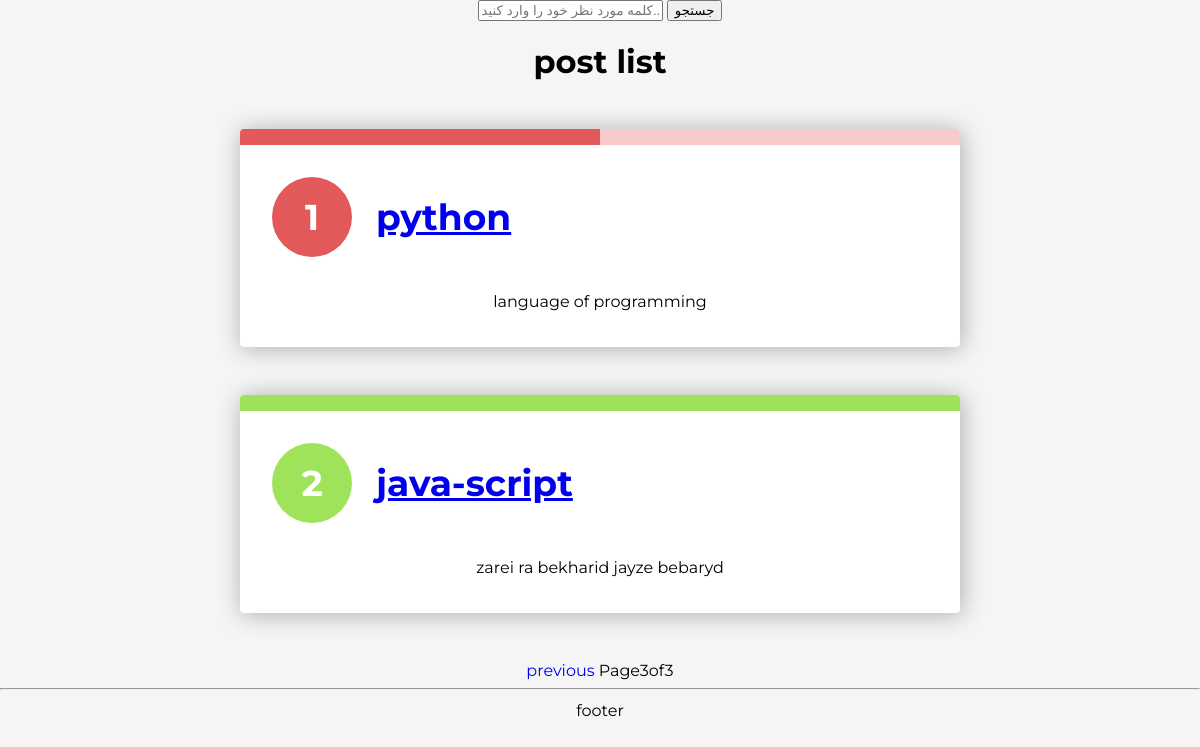
The page /posts/?page=3 on the database its author committed.
### bloog/models.py (models this page shows, shortened)
class Post(models.Model):
    class Status(models.TextChoices):
        DRAFT='DR','DRAFT'
        PUBLISHED='PB','PUBLISHED'
        REGECTED='RG','REGECTED'
    title = models.CharField(max_length=20,verbose_name='عنوان')
    description = models.TextField(verbose_name='توضیحات')
    slug = models.SlugField(max_length=100,verbose_name='اسلاگ')
    status=models.CharField(max_length=2,choices=Status.choices,default=Status.DRAFT,verbose_name='وضعیت')
    author=models.ForeignKey(User, on_delete=models.CASCADE,related_name="user_post",verbose_name='نویسنده')
    publish = models.DateTimeField(default=timezone.now,verbose_name='تاریخ انتشار')
    create = models.DateTimeField(auto_now_add=True,verbose_name='ناریخ تولید')
    update = models.DateTimeField(auto_now=True,verbose_name='تاریخ بروزرسانی')
    objects = models.Manager()
    published = publishedManager()
    reading_time=models.PositiveIntegerField(verbose_name='زمان مطالعه',default='14')
    class Meta:
        ordering = ['-publish']
        indexes=[
            models.Index(fields=['-publish'])
        ]
        verbose_name_plural="پست ها"
    def get_absolute_url(self):
        return reverse('blog:PostDetail',args=[self.id])

### bloog/views.py (the view)
# urls.py: path('posts/',PostListView.as_view(),name='PostList'),
class PostListView(ListView):
    queryset = Post.published.all()
    context_object_name = "posts"
    paginate_by = 2
    template_name = "blog/list.html"

### bloog/templates/blog/list.html (shortened to what this page needs)
{% extends 'parent/base.html' %}
{% block content %}
    <h1>post list</h1>
    <ol style="--length: {{posts|length}}" role="list">
    {% for post in posts %}
    <li style="--i: {{forloop.counter}}">
        <h3> <a href="{{post.get_absolute_url}}"> {{ post.title }} </a> </h3>
        <p>{{post.description | truncatewords:5 }}</p>
    </li>
{% endfor %}
</ol>
{%include "partials/paginations.html" with page=page_obj %}
<hr>
{% endblock %}

### bloog/static/css/base.css (style rules this page uses)
* { box-sizing: border-box; }
body { text-align: center; --h: 182deg; --l: 35%; --brandColor: hsl(var(--h), 71%, var(--l)); font-family: Montserrat, sans-serif; margin: 0; background-color: whitesmoke; }
p { margin: 0; line-height: 1.6; }
ol { list-style: none; counter-reset: list; padding: 0 1rem; }
li { --stop: calc(100% / var(--length) * var(--i)); --l: 62%; --l2: 88%; --h: calc((var(--i) - 1) * (180 / var(--length))); --c1: hsl(var(--h), 71%, var(--l)); --c2: hsl(var(--h), 71%, var(--l2)); position: relative; counter-increment: list; max-width: 45rem; margin: 2rem auto; padding: 2rem 1rem 1rem; box-shadow: 0.1rem 0.1rem 1.5rem rgba(0, 0, 0, 0.3); border-radius: 0.25rem; overflow: hidden; background-color: white; }
li::before { content: ''; display: block; width: 100%; height: 1rem; position: absolute; top: 0; left: 0; background: linear-gradient(to right, var(--c1) var(--stop), var(--c2) var(--stop)); }
h3 { display: flex; align-items: baseline; margin: 0 0 1rem; color: rgb(70 70 70); }
h3::before { display: flex; justify-content: center; align-items: center; flex: 0 0 auto; margin-right: 1rem; width: 3rem; height: 3rem; content: counter(list); padding: 1rem; border-radius: 50%; background-color: var(--c1); color: white; }
@media (min-width: 40em) { li { margin: 3rem auto; padding: 3rem 2rem 2rem; } }
@media (min-width: 40em) { h3 { font-size: 2.25rem; margin: 0 0 2rem; } }
@media (min-width: 40em) { h3::before { margin-right: 1.5rem; } }
h1 { text-align: center important!; background-color: #fa1010 important!; width: 350px important!; height: 74px important!; }

### rows shown on the page
Post: title "python", description "language of programming"
Post: title "java-script", description "zarei ra bekharid jayze bebaryd"

### other values the page prints
{{ page.number }} "3"
{{ page.paginator.num_pages }} "3"
